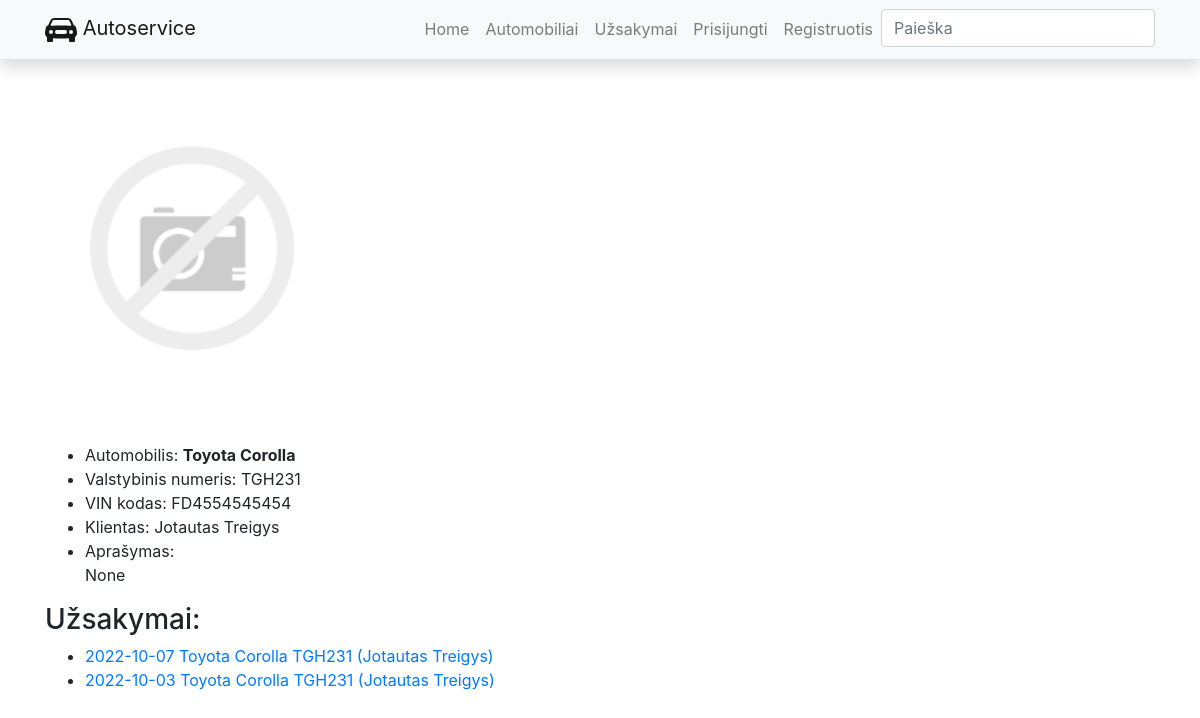
/autoservice/automobiliai/2, run on an earlier commit of the app's database.
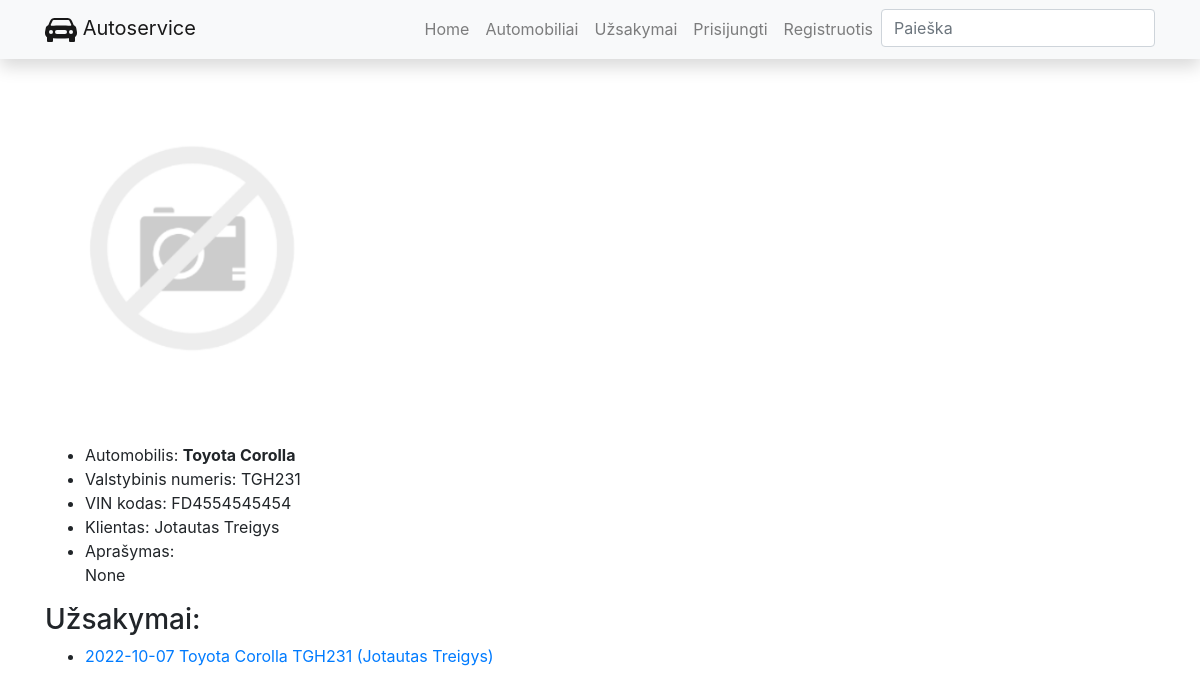
And on a later commit of the database.
### autoservice/models.py (models this page shows, shortened)
class Uzsakymas(models.Model):
    data = models.DateField("Data", auto_now_add=True, blank=True)
    automobilis = models.ForeignKey("Automobilis", on_delete=models.SET_NULL, null=True, related_name="uzsakymai")
    vartotojas = models.ForeignKey(User, on_delete=models.SET_NULL, null=True, blank=True)
    terminas = models.DateTimeField("Terminas", null=True, blank=True)
    STATUS = (
        ("p", "Patvirtinta"),
        ("v", "Vykdoma"),
        ("i", "Įvykdyta"),
        ("a", "Atšaukta"),
    )
    statusas = models.CharField(max_length=1, choices=STATUS, default="p", help_text="Statusas")
    def __str__(self):
        return f"{self.data} {self.automobilis}"
    class Meta:
        verbose_name = "Užsakymas"
        verbose_name_plural = "Užsakymai"
        ordering = ['-id']

class Automobilis(models.Model):
    modelis = models.ForeignKey("AutomobilioModelis", on_delete=models.SET_NULL, null=True)
    valstybinis_nr = models.CharField("Valstybinis numeris", max_length=10)
    vin_kodas = models.CharField("VIN kodas", max_length=20)
    kliento_vardas = models.CharField("Kliento vardas", max_length=30)
    photo = models.ImageField('Nuotrauka', upload_to='automobiliai', null=True)
    aprasymas = HTMLField("Aprašymas", null=True, blank=True)
    def __str__(self):
        return f"{self.modelis} {self.valstybinis_nr} ({self.kliento_vardas})"
    class Meta:
        verbose_name = "Automobilis"
        verbose_name_plural = "Automobiliai"
        ordering = ['-id']

class AutomobilioModelis(models.Model):
    gamintojas = models.CharField("Gamintojas", max_length=100)
    modelis = models.CharField("Modelis", max_length=100)
    def __str__(self):
        return f"{self.gamintojas} {self.modelis}"
    class Meta:
        verbose_name = "Automobilio modelis"
        verbose_name_plural = "Automobilio modeliai"

### autoservice/views.py (the view)
# urls.py: path('automobiliai/<int:automobilis_id>', views.automobilis, name='automobilis'),
def automobilis(request, automobilis_id):
    kontekstas = {
        'automobilis': get_object_or_404(Automobilis, pk=automobilis_id)
    }
    return render(request, 'automobilis.html', context=kontekstas)

### autoservice/templates/automobilis.html (shortened to what this page needs)
{% extends "base.html" %}
{% block content %}
{% load static %}
{% if automobilis.photo %}
<img src="{{ automobilis.photo.url }}" style="width:300px" class="card-img-top" alt="...">
{% else %}
<img src="{% static 'img/no-image.png' %}" style="width:300px" class="card-img-top">
{% endif %}
<br>
<br>
<ul>
    <li>Automobilis: <b>{{ automobilis.modelis }}</b></li>
    <li>Valstybinis numeris: {{ automobilis.valstybinis_nr }}</li>
    <li>VIN kodas: {{ automobilis.vin_kodas }}</li>
    <li>Klientas: {{ automobilis.kliento_vardas }}</li>
    <li>Aprašymas: </li>
    <p>{{ automobilis.aprasymas | safe }}</p>
</ul>
<h3>Užsakymai:</h3>
<ul>
{% for uzsakymas in automobilis.uzsakymai.all %}
    <li><a href="{% url 'uzsakymas' uzsakymas.id %}">{{ uzsakymas }}</a></li>
{% endfor %}
</ul>
{% endblock %}

What changed in the data, as far as the page shows it:
removed Uzsakymas: data+automobilis "2022-10-03 Toyota Corolla TGH231 (Jotautas Treigys)"
